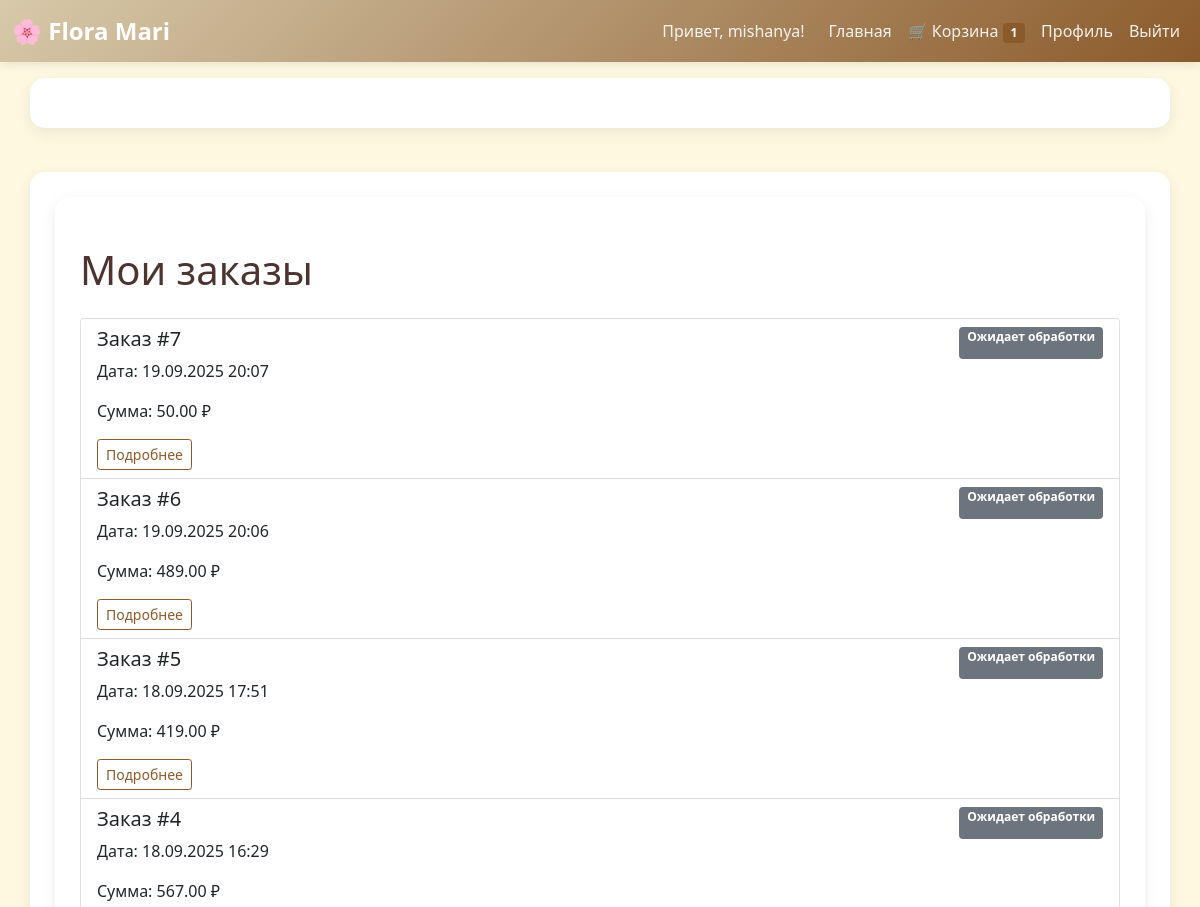
Before: /orders/list/ (signed in, upper part) with the older database file.
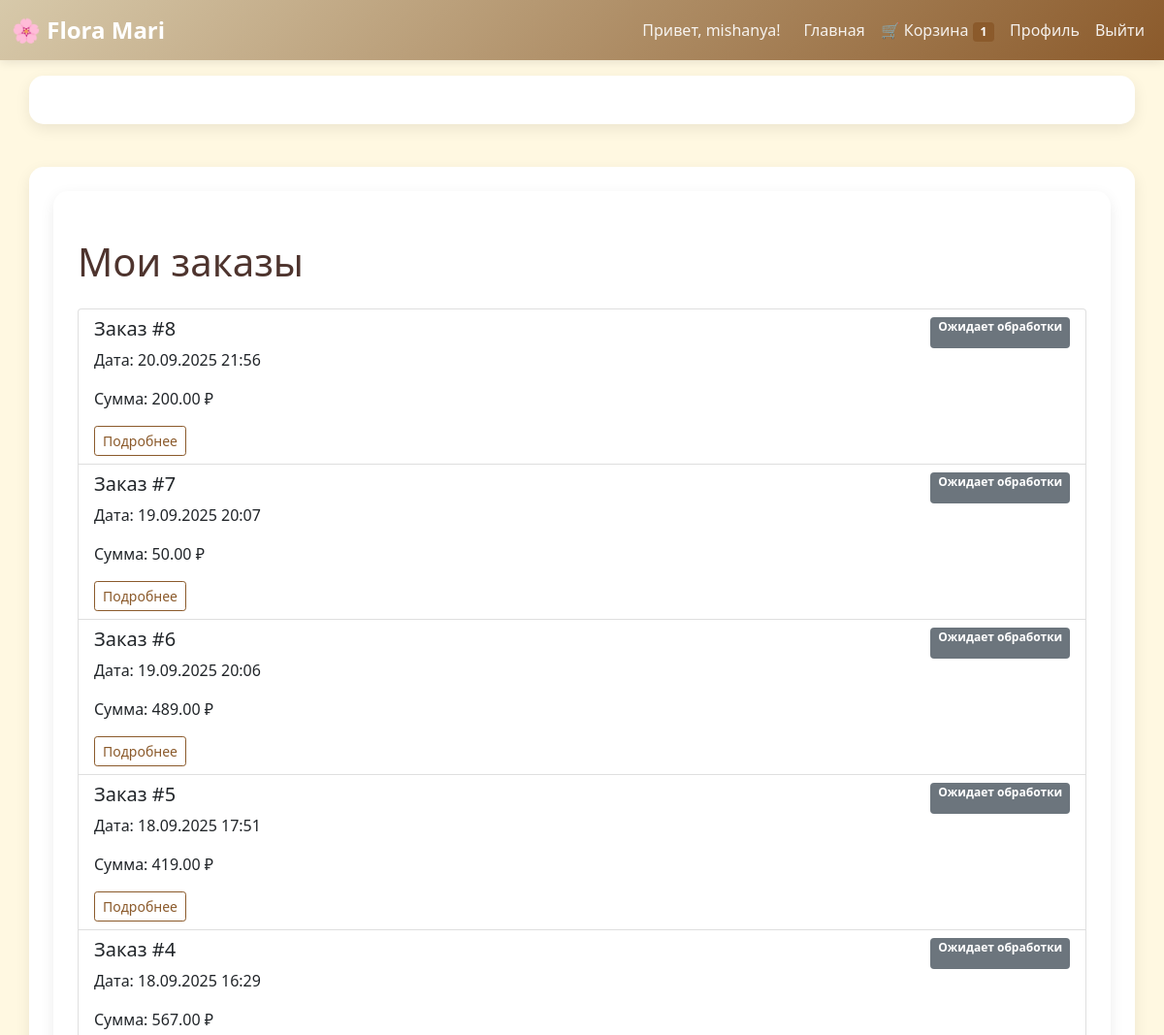
After: the same page with the newer database file.
### orders/models.py (models this page shows, shortened)
class Order(models.Model):
    STATUS_CHOICES = [
        ('pending', 'Ожидает обработки'),
        ('processing', 'В обработке'),
        ('completed', 'Завершен'),
        ('cancelled', 'Отменен'),
    ]
    address = models.TextField(
        verbose_name="Адрес доставки",
        blank=True,
        help_text="Полный адрес с индексом"
    )
    phone = models.CharField(
        max_length=20,
        verbose_name="Телефон для связи",
        blank=True
    )
    comments = models.TextField(
        verbose_name="Комментарии к заказу",
        blank=True,
        help_text="Пожелания по доставке или особые указания"
    )
    user = models.ForeignKey(
        settings.AUTH_USER_MODEL,
        on_delete=models.CASCADE,
        verbose_name="Пользователь"
    )
    total_amount = models.DecimalField(
        max_digits=10,
        decimal_places=2,
        verbose_name="Общая сумма"
    )
    created_at = models.DateTimeField(auto_now_add=True)
    updated_at = models.DateTimeField(auto_now=True)
    status = models.CharField(
        max_length=20,
        choices=STATUS_CHOICES,
        default='pending',
        verbose_name="Статус"
    )
    class Meta:
        verbose_name = "Заказ"
        verbose_name_plural = "Заказы"
        ordering = ['-created_at']

### orders/views.py (the view)
# urls.py: path('list/', views.order_list, name='order_list'),
@login_required
def order_list(request):
    orders = Order.objects.filter(user=request.user).order_by('-created_at')
    return render(request, 'orders/order_list.html', {'orders': orders})

### cart/views.py (called while the page is built)
def cart_items_count(request):
    if request.user.is_authenticated:
        count = CartItem.objects.filter(user=request.user).count()
    else:
        count = 0
    return {'cart_items_count': count}

### orders/templates/orders/order_list.html
{% extends 'shop/base.html' %}
{% block content %}
<div class="container">
    <h1 class="my-4">Мои заказы</h1>
    {% if orders %}
    <div class="list-group">
        {% for order in orders %}
        <div class="list-group-item">
            <div class="d-flex justify-content-between">
                <h5>Заказ #{{ order.id }}</h5>
                <span class="badge bg-secondary">{{ order.get_status_display }}</span>
            </div>
            <p>Дата: {{ order.created_at|date:"d.m.Y H:i" }}</p>
            <p>Сумма: {{ order.total_amount }} ₽</p>
            <a href="{% url 'orders:order_detail' order.id %}" class="btn btn-outline-success btn-sm">Подробнее</a>
        </div>
        {% endfor %}
    </div>
    {% else %}
    <p class="text-center">У вас еще нет заказов</p>
    <div class="text-center">
        <a href="/" class="btn btn-success">Начать покупки</a>
    </div>
    {% endif %}
</div>
{% endblock %}

Changed rows visible on the page:
added Order: id "8", status "Ожидает обработки", created_at "20.09.2025 21:56", total_amount "200.00"
